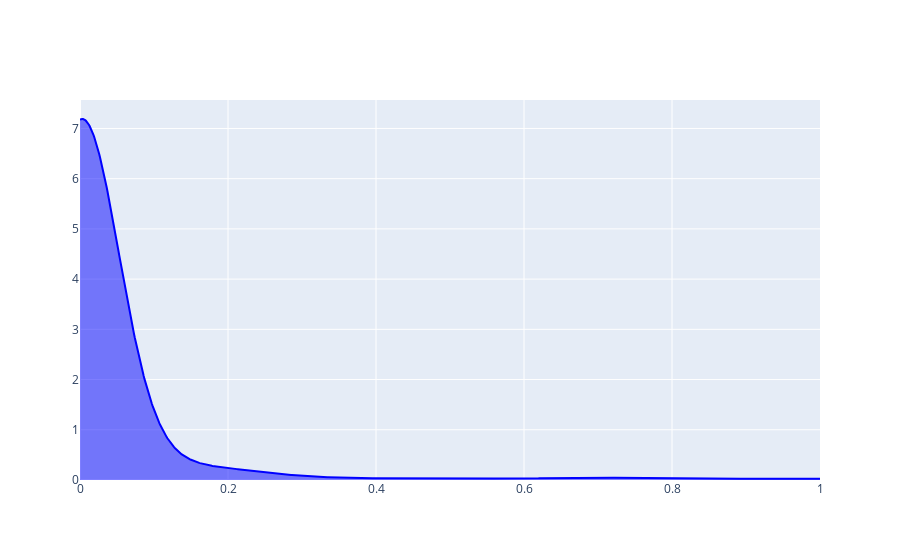

Here is the notebook cell this chart was saved with:
### Code cell
from sklearn.cluster import MeanShift, estimate_bandwidth

a= 0.05
r = gamma.rvs(a, size=1000).reshape(-1,1)

bandwidth = estimate_bandwidth(r, quantile=0.2, n_samples=len(r))

X_plot = np.linspace(0,1,len(r))
kde = KernelDensity(kernel='gaussian', bandwidth=bandwidth).fit(r)
log_dens = kde.score_samples(X_plot.reshape(-1,1))


fig= [go.Scatter(x=X_plot, y=np.exp(log_dens), 
                            mode='lines', fill='tozeroy',
                            line=dict(color='blue', width=2))]
##

layout= go.Layout()


fig = go.Figure(data=fig, layout= layout)
iplot(fig)

### Figure 1 — Plotly figure (JSON) as saved in the notebook; plotly's stock layout.template omitted (floating-point values rounded to 4 significant figures; data arrays with more than 128 entries replaced by an {"elided": "..."} marker saying what was removed)
{"data": [{"fill": "tozeroy", "line": {"color": "blue", "width": 2}, "mode": "lines", "type": "scatter", "x": {"elided": "1000 float values"}, "y": {"elided": "1000 float values"}}], "layout": {}}
